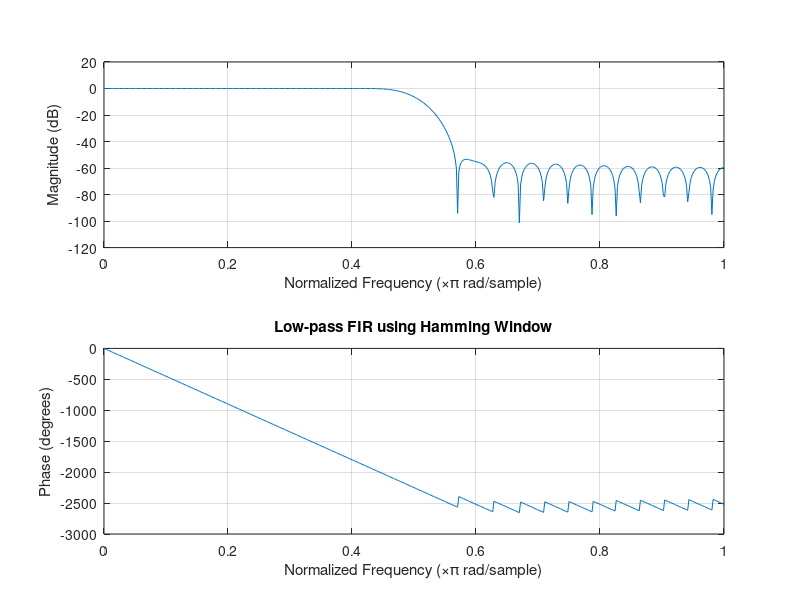

This chart was generated by the following MATLAB code:
clc;
clear;
close all;

%% ==========================================================
% Create Output Folder
%% ==========================================================

scriptPath = fileparts(mfilename('fullpath'));

if isempty(scriptPath)
    scriptPath = pwd;
end

outputFolder = fullfile(scriptPath,'Hamming_Filter_Output');

if ~exist(outputFolder,'dir')
    mkdir(outputFolder);
end

%% ==========================================================
% Input Parameters
%% ==========================================================

fp = 1000;                 % Passband cutoff frequency (Hz)
fs = 4000;                 % Sampling frequency (Hz)
N = 50;                    % Filter order

wc = fp/(fs/2);            % Normalized cutoff frequency

%% ==========================================================
% FIR Low Pass Filter using Hamming Window
%% ==========================================================

b_hamm = fir1(N, wc, 'low', hamming(N+1));

disp('--- Hamming Window Coefficients ---');
disp(b_hamm');

%% ==========================================================
% Plot Frequency Response
%% ==========================================================

fig = figure;

freqz(b_hamm,1);

title('Low-pass FIR using Hamming Window');

%% ==========================================================
% Save Figure as PNG
%% ==========================================================

filename = fullfile(outputFolder,'Hamming_Window_Frequency_Response.png');

exportgraphics(fig, filename, 'Resolution', 300);

%% ==========================================================
% Display Save Location
%% ==========================================================

disp(' ');
disp('Frequency response plotted successfully.');
disp(['PNG image saved at: ', filename]);
